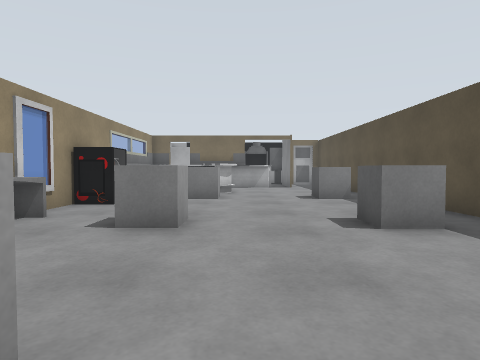
view 1 (above)

14 first-person views from a walk through a Gazebo world. The camera is 0.94 m above the floor, tilts 2° down and sees 75° across. The floor is counted in squares, 1 m on a side. Each view is taken from the middle of a square. On the plan, view 1 faces up. The plan holds only what a view shows up to about 12 squares ahead; the rest is blank. Surface patterns are stand-ins for the level's own textures.

view 2
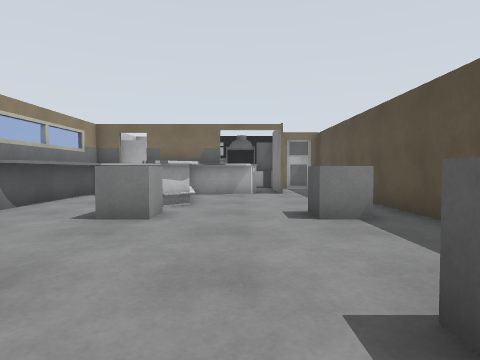

view 3
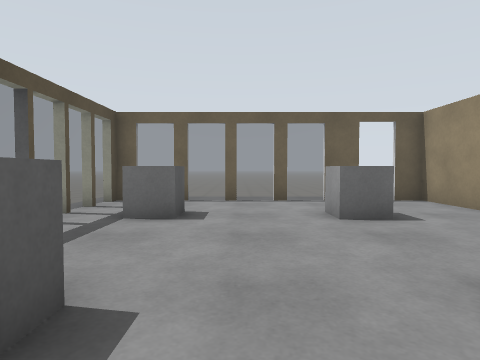

view 4
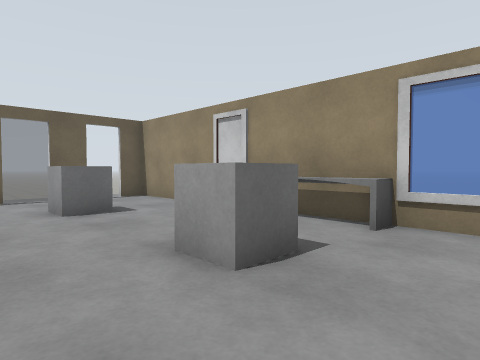

view 5
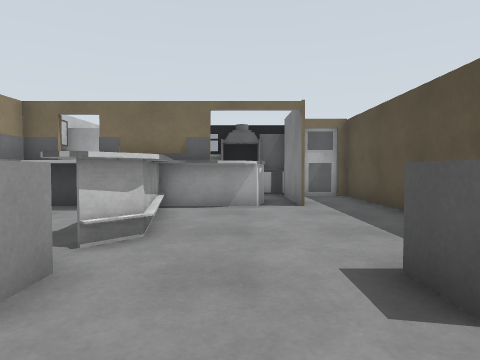

view 6
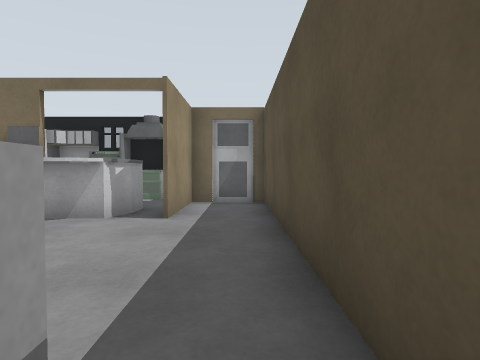

view 7
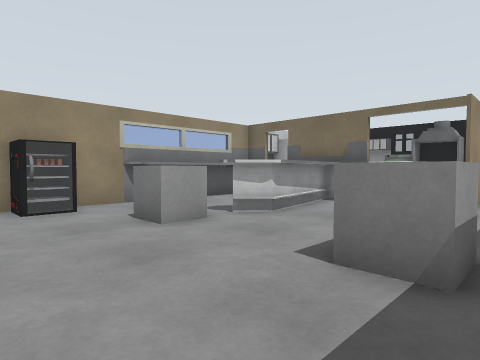

view 8
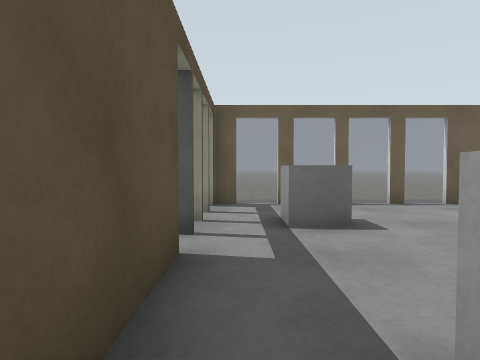

view 9
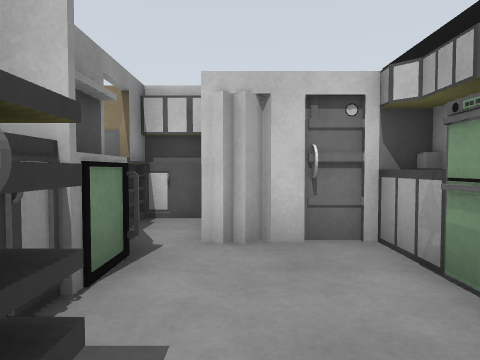

view 10
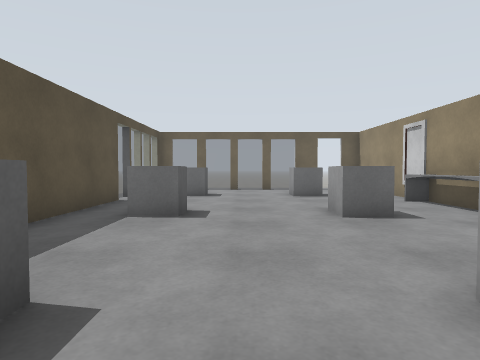

view 11
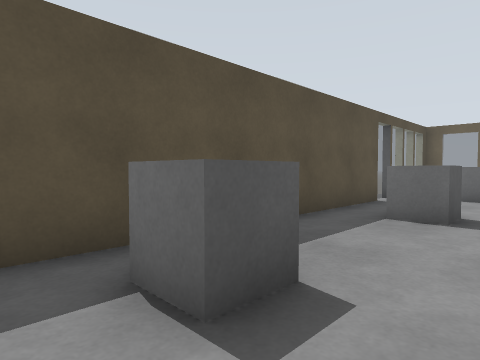

view 12
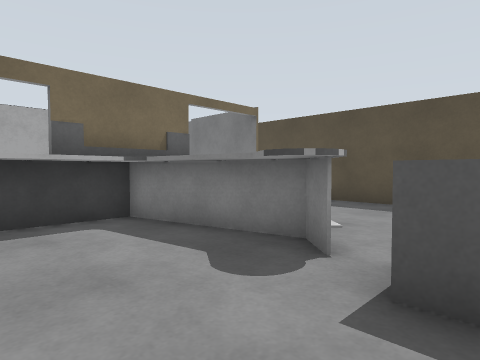

view 13
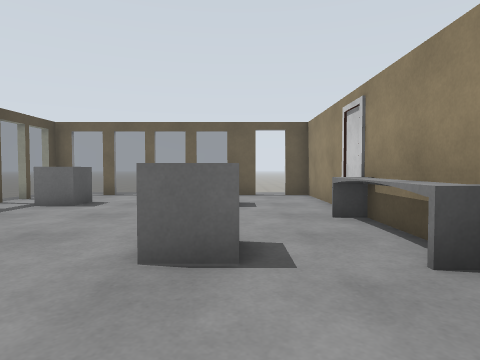

view 14
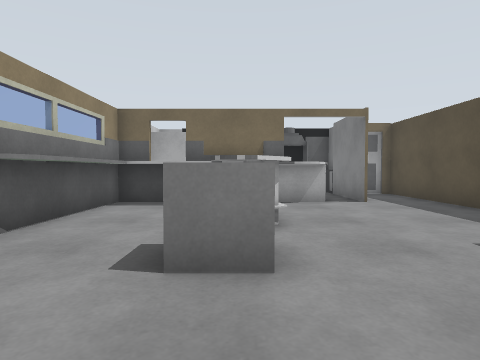

### Floor plan
Points are (right, up) in squares from view 1. A wall is a line through its corners. A room is listed if a view was taken in it or the views show most of it. See-through windows are left out.
Room 1 (views 1, 2, 3, 4, 5, 6, 7, 8, 10, 11, 12, 13, 14)
walls: (-3.3, 9.2) (-4.2, 9.2) (-4.2, 8.5); (-3.4, 9.4) (-3.4, 8.3); (-3.6, 9.2) (-3.6, 8.3) (-4.5, 8.3); (-1.4, 12.2) (-1.1, 12.6) (-1.5, 15) (-4, 15) (-4, 11.5); (4.7, 2.5) (4.7, 19) (2.6, 19) (2.6, 15.9); (-0.5, 15) (-0.1, 12.3) (-0.7, 11.6); (1.4, 15.9) (-4.5, 15.9); (-0.5, -2.4) (0, -2.4); (1, -2.4) (1.5, -2.4); (2.5, -2.4) (3, -2.4); (-2.6, -2.4) (-1.5, -2.4); (4, -2.4) (4.7, -2.4); (-4.5, -2.4) (-3.6, -2.4); (-4.5, 17.5) (-4.5, -1.4)
low walls: (-4.5, 6.1) (-4, 6.1) (-4, 2.9); (-0.9, 11.7) (-0.4, 12.3) (-1.2, 16); (0.6, 15.4) (-0.2, 15.4); (-1, 15.9) (-0.3, 12.3) (-0.9, 11.6)
ways out: opening at (2, 16.5) to room 2; opening at (-3, -2)
objects: grey box (-2, 0) to (-1, 1); grey box (-2, 5) to (-1, 6); grey box (-1, 10) to (-1, 11); grey box (2, 0) to (3, 1); grey box (2, 5) to (3, 6); grey box (3, 10) to (3, 11)
Room 2 (view 9)
walls: (1, 17.5) (1.7, 17.5) (1.7, 16.7) (1.4, 15.9); (-0.3, 16.9) (-0.3, 16.3); (2.4, 19.8) (-2.1, 19.8); (-0.6, 20) (-1.5, 20) (-1.8, 19.8); (1.6, 20.5) (0.2, 20.5); (2.6, 15.9) (2.6, 19.2); (0, 20.5) (-2, 20.5) (-2, 18.2) (-1.8, 18); (-1.5, 16.7) (0.4, 16.7)
ways out: opening at (2, 16.5) to room 1

Positions as (right, up) in squares from view 1, and headings:
1: (0, 0), facing up
2: (1, 4), facing up
3: (1, 7), facing down
4: (1, 8), facing down-left
5: (1, 8), facing up
6: (4, 10), facing up
7: (4, 7), facing up-left
8: (4, 6), facing down
9: (2, 18), facing left
10: (1, 12), facing down
11: (1, 12), facing down-right
12: (-4, 10), facing up-right
13: (-2, 9), facing down
14: (-1, 7), facing up
